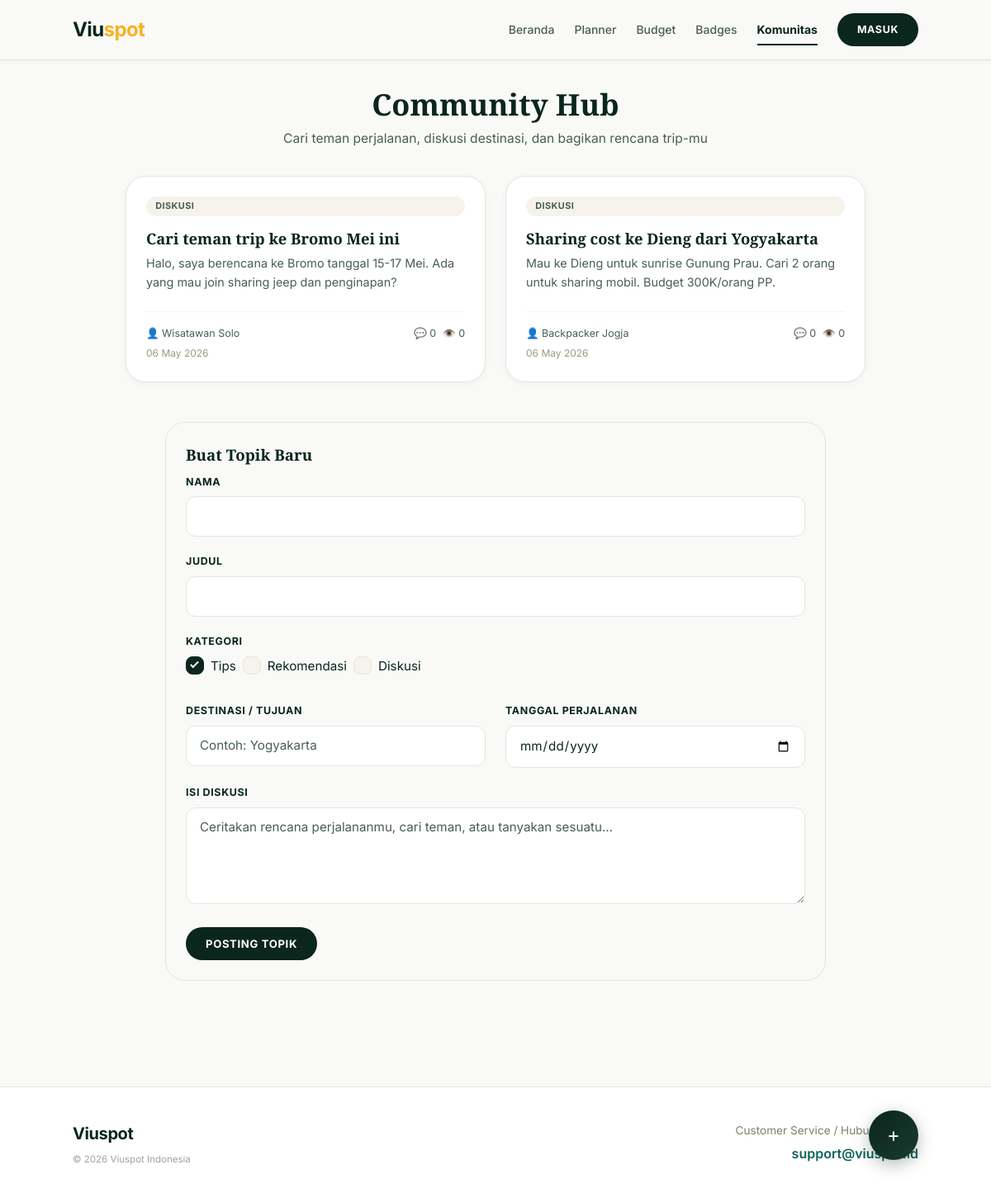
/community.php, run on an earlier commit of the app's database.
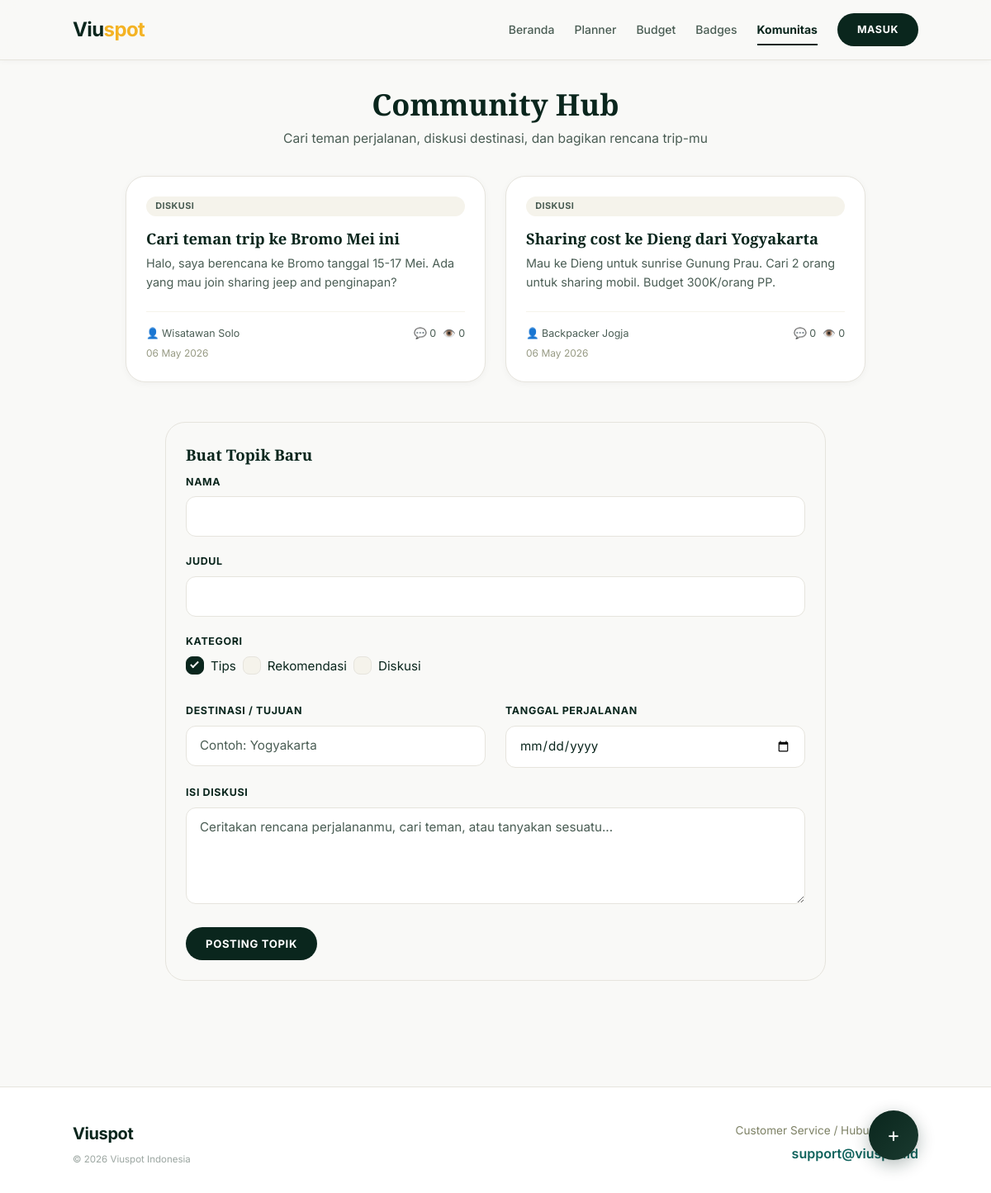
And on a later commit of the database.
### tables this page shows
CREATE TABLE `forum_topics` (
    `id`          INT AUTO_INCREMENT PRIMARY KEY,
    `user_id`     INT,
    `user_name`   VARCHAR(100) NOT NULL,
    `title`       VARCHAR(200) NOT NULL,
    `content`     TEXT NOT NULL,
    `destination` VARCHAR(100),
    `travel_date` DATE,
    `category`    VARCHAR(50) DEFAULT 'Diskusi',
    `views`       INT DEFAULT 0,
    `status`      ENUM('open', 'closed') DEFAULT 'open',
    `created_at`  TIMESTAMP DEFAULT CURRENT_TIMESTAMP,
    FOREIGN KEY (`user_id`) REFERENCES `users` (`id`) ON DELETE SET NULL
);

### includes/functions.php (called while the page is built, shortened)
<?php
function esc($str) {
    return htmlspecialchars($str ?? '', ENT_QUOTES, 'UTF-8');
}
function truncate($str, $length = 100) {
    if (strlen($str) <= $length) return $str;
    return substr($str, 0, $length) . '...';
}
?>

### community.php (the view, shortened to what the changed rows need)
<?php
require_once 'includes/functions.php';
$view_topic = isset($_GET['topic']) && is_numeric($_GET['topic']) ? (int)$_GET['topic'] : null;
if ($view_topic) {
    $stmt = $pdo->prepare("SELECT * FROM forum_topics WHERE id = ?");
    $stmt->execute([$view_topic]);
    $topic = $stmt->fetch();
    $replies = [];
    if ($topic) {
        $pdo->prepare("UPDATE forum_topics SET views = views + 1 WHERE id = ?")->execute([$view_topic]);
        $stmt = $pdo->prepare("SELECT * FROM forum_replies WHERE topic_id = ? ORDER BY created_at ASC");
        $stmt->execute([$view_topic]);
        $replies = $stmt->fetchAll();
    }
} else {
    $stmt = $pdo->query("SELECT t.*, COUNT(r.id) as reply_count FROM forum_topics t LEFT JOIN forum_replies r ON t.id = r.topic_id WHERE t.status='open' GROUP BY t.id ORDER BY t.created_at DESC");
    $topics = $stmt->fetchAll();
}
require_once 'includes/header.php';
?>
<div class="container">
    <div class="section-header">
        <h2>Community Hub</h2>
    </div>
    <?php if (!$view_topic): ?>
        <div class="discussion-grid">
            <?php foreach ($topics as $t):
                $cat_class = 'tag-' . strtolower($t['category'] ?? 'Diskusi');
            ?>
                <div class="topic-card-modern">
                    <div class="tag <?php echo $cat_class; ?>"><?php echo esc($t['category'] ?? 'Diskusi'); ?></div>
                    <h3 class="mb-1" style="font-size: 1.15rem;">
                        <a href="community.php?topic=<?php echo $t['id']; ?>" style="color: var(--hero-gradient);"><?php echo esc($t['title']); ?></a>
                    </h3>
                    <p class="card-text" style="flex:1;"><?php echo esc(truncate($t['content'], 120)); ?></p>
                    <div class="flex flex-between mt-2" style="border-top: 1px solid #f5f3eb; padding-top: 1rem;">
                        <div class="discussion-meta-item">
                            <span>👤 <?php echo esc($t['user_name']); ?></span>
                        </div>
                        <div class="flex gap-2">
                            <div class="discussion-meta-item">💬 <?php echo $t['reply_count']; ?></div>
                            <div class="discussion-meta-item">👁️ <?php echo $t['views'] ?? 0; ?></div>
                        </div>
                    </div>
                    <div class="mt-1" style="font-size: 0.75rem; color: #7d8165; opacity: 0.8;">
                        <?php echo date('d M Y', strtotime($t['created_at'])); ?>
                    </div>
                </div>
            <?php endforeach; ?>
        </div>
    <?php endif; ?>
</div>
<?php require_once 'includes/footer.php'; ?>

What changed in the data, as far as the page shows it:
changed forum_topics "Cari teman trip ke Bromo Mei ini": content "Halo, saya berencana ke Bromo tanggal 15-17 Mei. Ada yang mau join sharing jeep dan penginapan?" → "Halo, saya berencana ke Bromo tanggal 15-17 Mei. Ada yang mau join sharing jeep and penginapan?"
